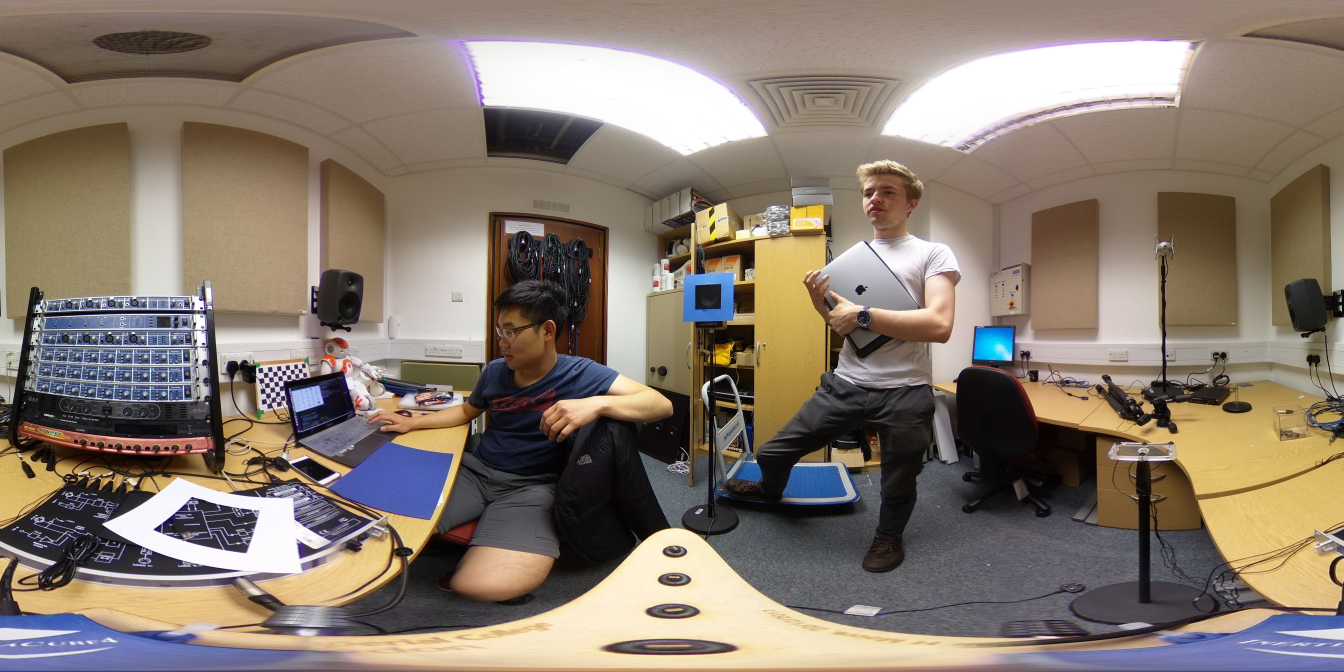
#> input picture src/images/process/raw_image.jpg, 5376 x 2688 px (shown at 1/4 size)
$ python perspective_test.py   (older library calls are emulated)
#> lines starting #> are read from the running program, lines starting #| are printed output that depends on the picture
#> further down, img is the input picture: shape (2688, 5376, 3); mean B, G, R 110.9, 122.7, 135.6
### src/toolbox.py
######################################### Toolbox ########################################
import numpy as np
import cv2

# For remap function
from numpy import pi
from PIL import Image
import sys

# For perspective shift function:
import os

################ Global Variables ################
font = cv2.FONT_HERSHEY_SIMPLEX

################ Functions ################

######## Horizontal Plane Speaker Detection ########
# [374 lines left out: functions setEdgeParameters, getPosition, displayText, getTrueAzimuth, getTrueElevation, extendImage and 6 more, not called in this run]

######## Image Warping (For 360 Detection) ########

### For Perspective Shifts:
# https://github.com/fuenwang/Equirec2Perspec
# http://paulbourke.net/miscellaneous/sphere2persp/

class Equirectangular:
    def __init__(self, img_name):
#> called with img_name = 'images/process/raw_image.jpg'
        self._img = cv2.imread(img_name, cv2.IMREAD_COLOR)
        [self._height, self._width, _] = self._img.shape
#> self._height = 2688; self._width = 5376
        #cp = self._img.copy()
        #w = self._width
        #self._img[:, :w/8, :] = cp[:, 7*w/8:, :]
        #self._img[:, w/8:, :] = cp[:, :7*w/8, :]


    def GetPerspective(self, FOV, THETA, PHI, height, width, RADIUS = 128):
        #
        # THETA is left/right angle, PHI is up/down angle, both in degree
        #

#> called with FOV = 90, THETA = 90, PHI = 30, height = 800, width = 1000, RADIUS = 128
        equ_h = self._height
#> equ_h = 2688
        equ_w = self._width
#> equ_w = 5376
        equ_cx = (equ_w - 1) / 2.0
#> equ_cx = 2687.5
        equ_cy = (equ_h - 1) / 2.0
#> equ_cy = 1343.5

        wFOV = FOV
        hFOV = float(height) / width * wFOV

        c_x = (width - 1) / 2.0
        c_y = (height - 1) / 2.0

        wangle = (180 - wFOV) / 2.0
        w_len = 2 * RADIUS * np.sin(np.radians(wFOV / 2.0)) / np.sin(np.radians(wangle))
        w_interval = w_len / (width - 1)

        hangle = (180 - hFOV) / 2.0
        h_len = 2 * RADIUS * np.sin(np.radians(hFOV / 2.0)) / np.sin(np.radians(hangle))
        h_interval = h_len / (height - 1)
        x_map = np.zeros([height, width], np.float32) + RADIUS
        y_map = np.tile((np.arange(0, width) - c_x) * w_interval, [height, 1])
        z_map = -np.tile((np.arange(0, height) - c_y) * h_interval, [width, 1]).T
        D = np.sqrt(x_map**2 + y_map**2 + z_map**2)
        xyz = np.zeros([height, width, 3], np.float)
        xyz[:, :, 0] = (RADIUS / D * x_map)[:, :]
        xyz[:, :, 1] = (RADIUS / D * y_map)[:, :]
        xyz[:, :, 2] = (RADIUS / D * z_map)[:, :]

        y_axis = np.array([0.0, 1.0, 0.0], np.float32)
        z_axis = np.array([0.0, 0.0, 1.0], np.float32)
        [R1, _] = cv2.Rodrigues(z_axis * np.radians(THETA))
        [R2, _] = cv2.Rodrigues(np.dot(R1, y_axis) * np.radians(-PHI))

        xyz = xyz.reshape([height * width, 3]).T
        xyz = np.dot(R1, xyz)
        xyz = np.dot(R2, xyz).T
        lat = np.arcsin(xyz[:, 2] / RADIUS)
        lon = np.zeros([height * width], np.float)
        theta = np.arctan(xyz[:, 1] / xyz[:, 0])
        idx1 = xyz[:, 0] > 0
        idx2 = xyz[:, 1] > 0

        idx3 = ((1 - idx1) * idx2).astype(np.bool)
        idx4 = ((1 - idx1) * (1 - idx2)).astype(np.bool)

        lon[idx1] = theta[idx1]
        lon[idx3] = theta[idx3] + np.pi
        lon[idx4] = theta[idx4] - np.pi

        lon = lon.reshape([height, width]) / np.pi * 180
        lat = -lat.reshape([height, width]) / np.pi * 180
        lon = lon / 180 * equ_cx + equ_cx
        lat = lat / 90 * equ_cy + equ_cy
        # [4 lines of commented-out code are left out]

        persp = cv2.remap(self._img, lon.astype(np.float32), lat.astype(np.float32), cv2.INTER_CUBIC, borderMode=cv2.BORDER_WRAP)
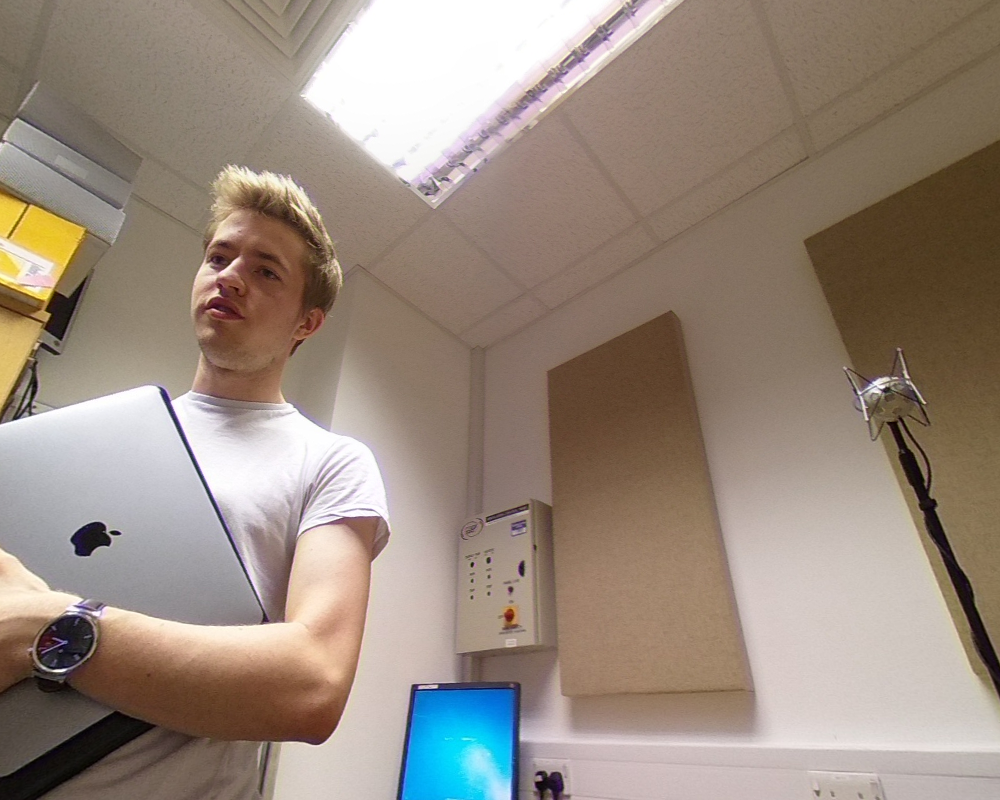
#> persp: shape (800, 1000, 3); mean B, G, R 126.4, 138.4, 153
        return persp

# [158 lines left out: functions scanPerspectives, genMapData, remapImage, not called in this run]

	# References:
	# https://pastebin.com/Eeki92Zv (key source)
	# https://stackoverflow.com/questions/29678510/convert-21-equirectangular-panorama-to-cube-map (explanation)
	# https://github.com/bingsyslab/360projection


# Unwarping:
# https://hackaday.io/project/12384-autofan-automated-control-of-air-flow/log/41862-correcting-for-lens-distortions
# https://www.pyimagesearch.com/2014/08/25/4-point-opencv-getperspective-transform-example/

### src/perspective_test.py
import toolbox as tb
import numpy as np
import cv2

source_img = 'images/process/raw_image.jpg'
img = cv2.imread(source_img, 1)

cv2.namedWindow('output_img', cv2.WINDOW_NORMAL)
cv2.resizeWindow('output_img', 1000, 800)

equ = tb.Equirectangular(source_img)
img = equ.GetPerspective(90, 90, 30, 800, 1000) # Specify parameters(FOV, theta, phi, height, width)
cv2.imshow('output_img', img)

if cv2.waitKey(0) & 0xFF == ord('q'):
#> (key q is pressed here)
	cv2.destroyAllWindows()

$ run again, with src/images/process/157_az_35.9_el.jpg copied over src/images/process/raw_image.jpg
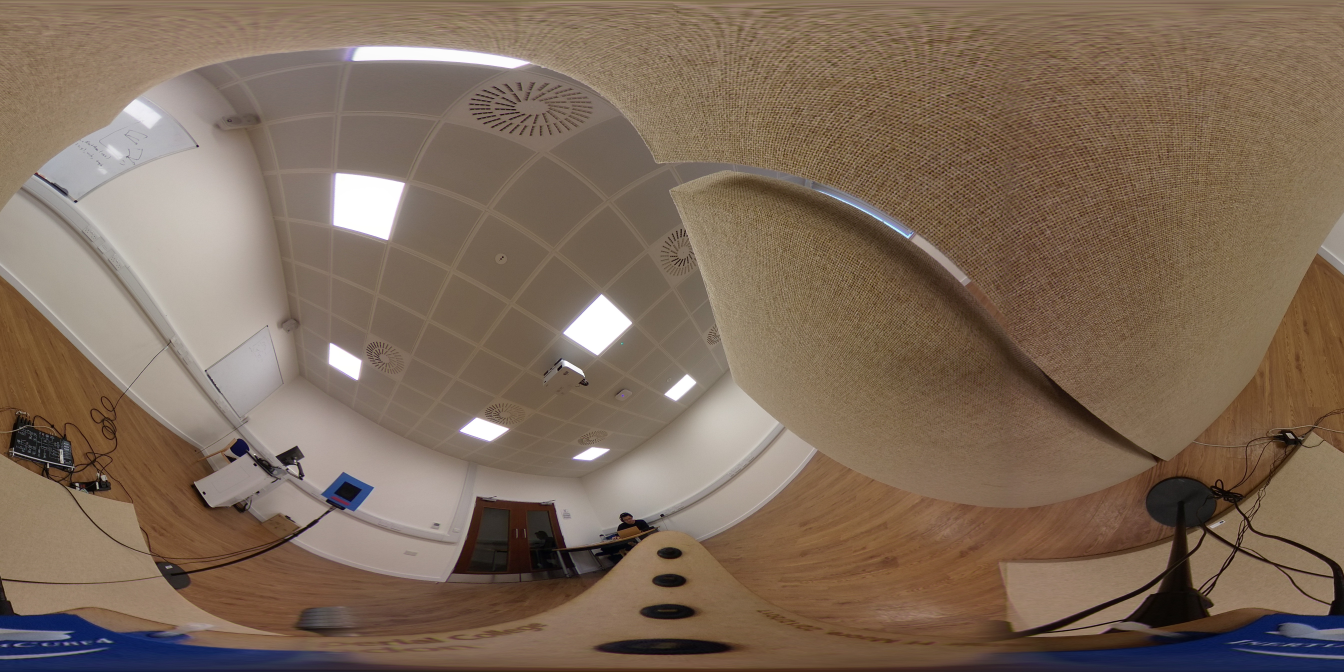
#> input picture src/images/process/157_az_35.9_el.jpg, 5376 x 2688 px (shown at 1/4 size)
#> img is the input picture: shape (2688, 5376, 3); mean B, G, R 89.6, 106.5, 126.2
#> in GetPerspective, `persp = cv2.remap(self._img, lon.astype(np.float32), lat.astype(np.flo..`:
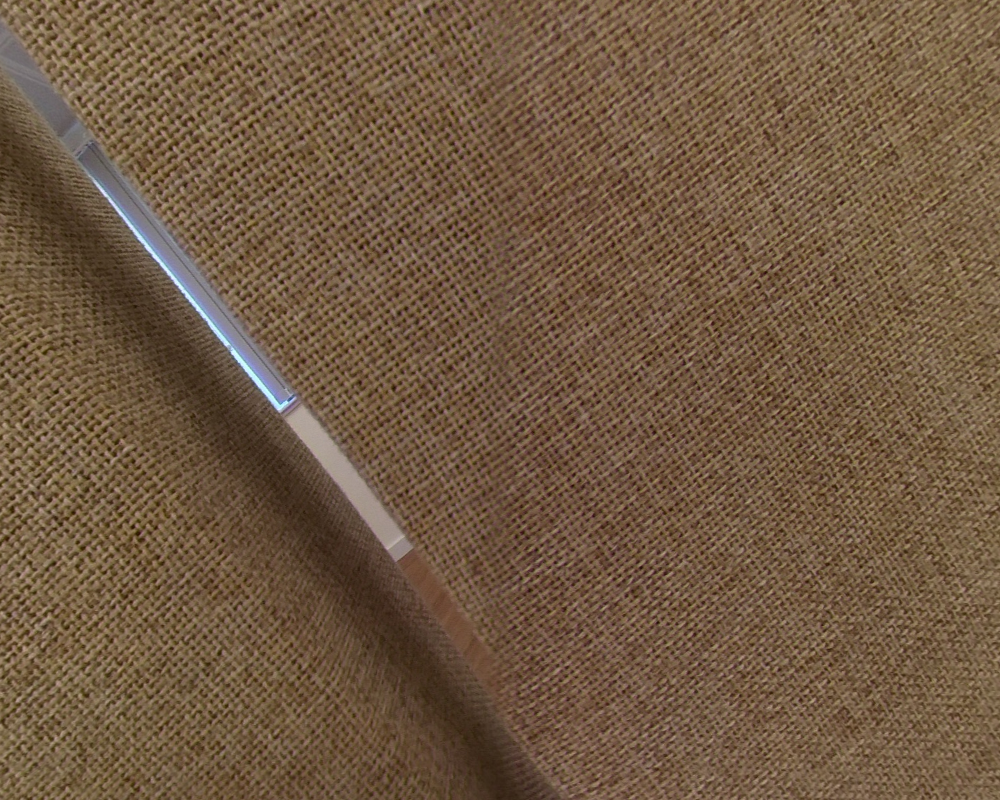
#> persp: shape (800, 1000, 3); mean B, G, R 66.2, 89.2, 112.8

$ run again, with src/images/process/174az_-37.4el.jpg copied over src/images/process/raw_image.jpg
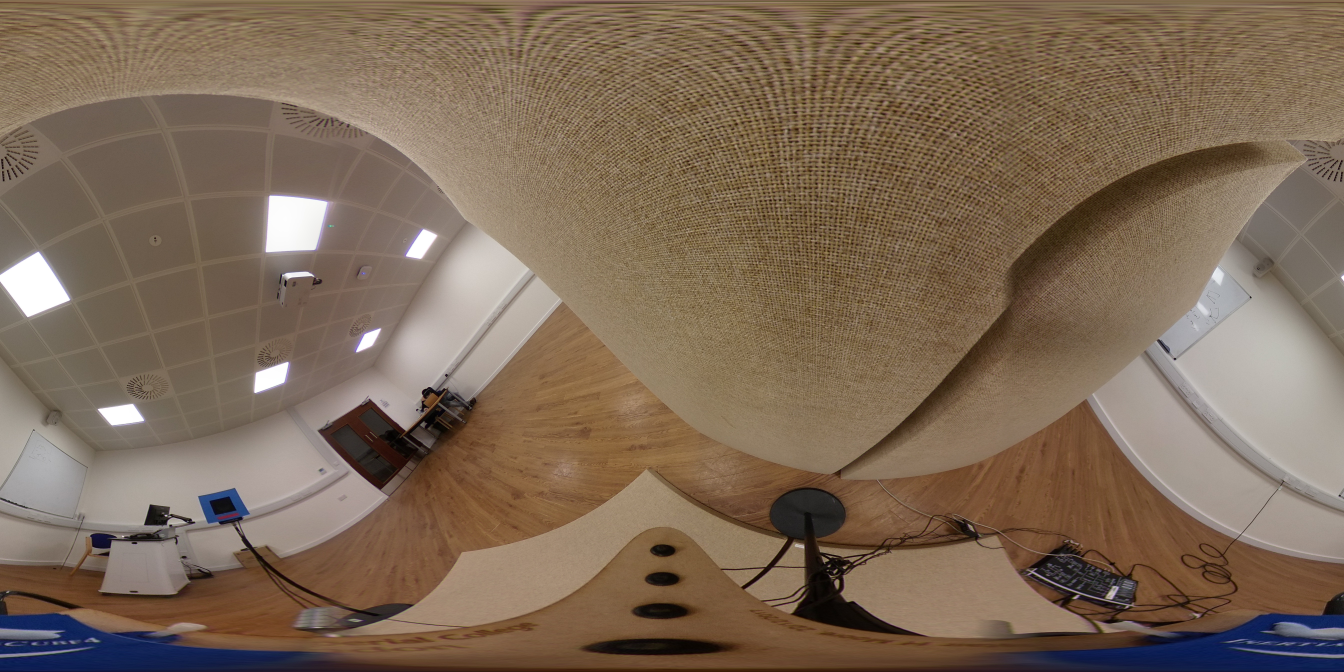
#> input picture src/images/process/174az_-37.4el.jpg, 5376 x 2688 px (shown at 1/4 size)
#> img is the input picture: shape (2688, 5376, 3); mean B, G, R 86.9, 105.7, 125.6
#> in GetPerspective, `persp = cv2.remap(self._img, lon.astype(np.float32), lat.astype(np.flo..`:
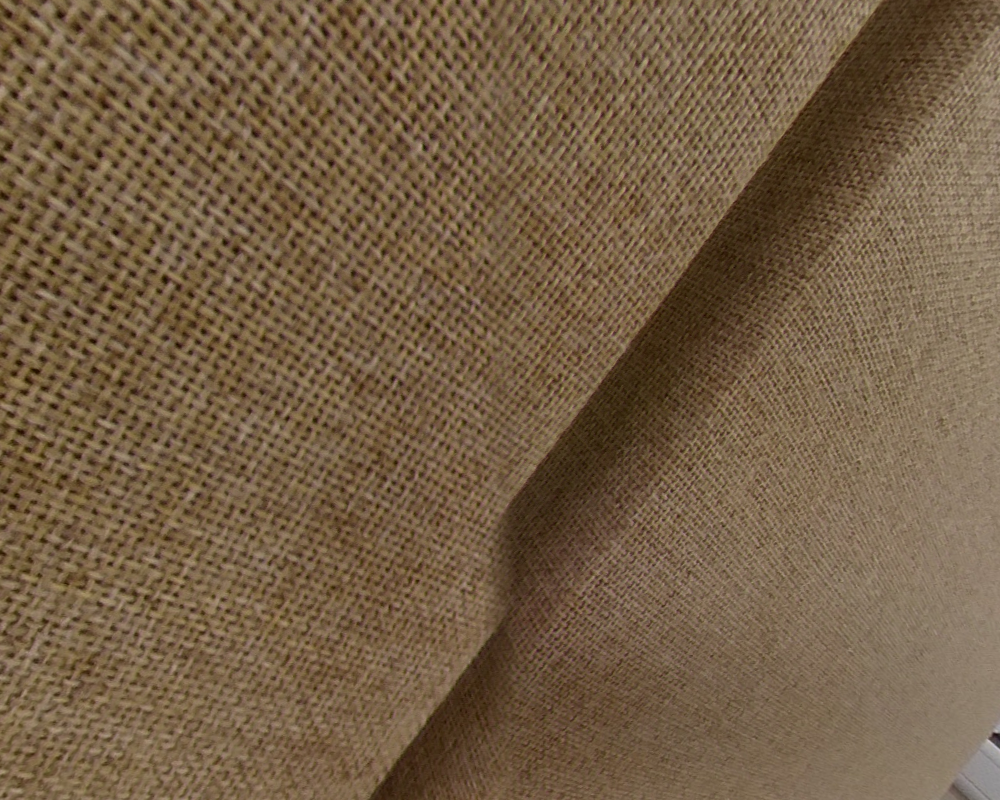
#> persp: shape (800, 1000, 3); mean B, G, R 69.4, 94.7, 116.7

$ run again, with src/images/process/bing_is_here.jpg copied over src/images/process/raw_image.jpg
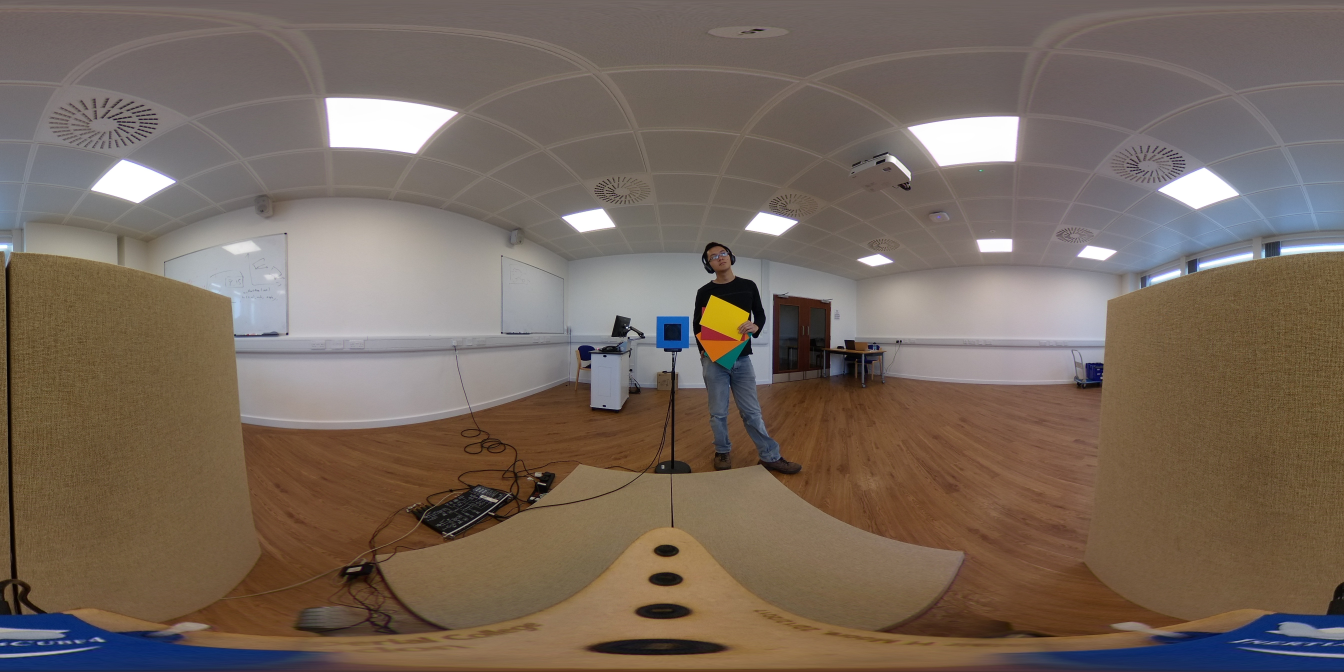
#> input picture src/images/process/bing_is_here.jpg, 5376 x 2688 px (shown at 1/4 size)
#> img is the input picture: shape (2688, 5376, 3); mean B, G, R 92.8, 104.2, 119
#> in GetPerspective, `persp = cv2.remap(self._img, lon.astype(np.float32), lat.astype(np.flo..`:
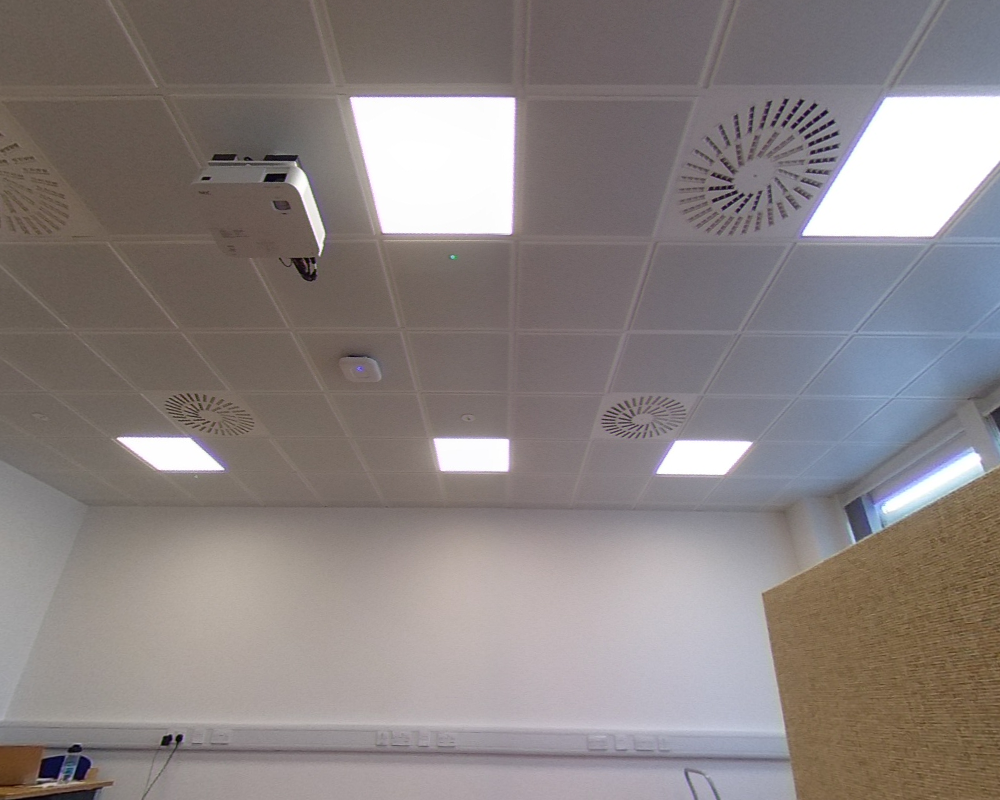
#> persp: shape (800, 1000, 3); mean B, G, R 130, 131.1, 138.9
